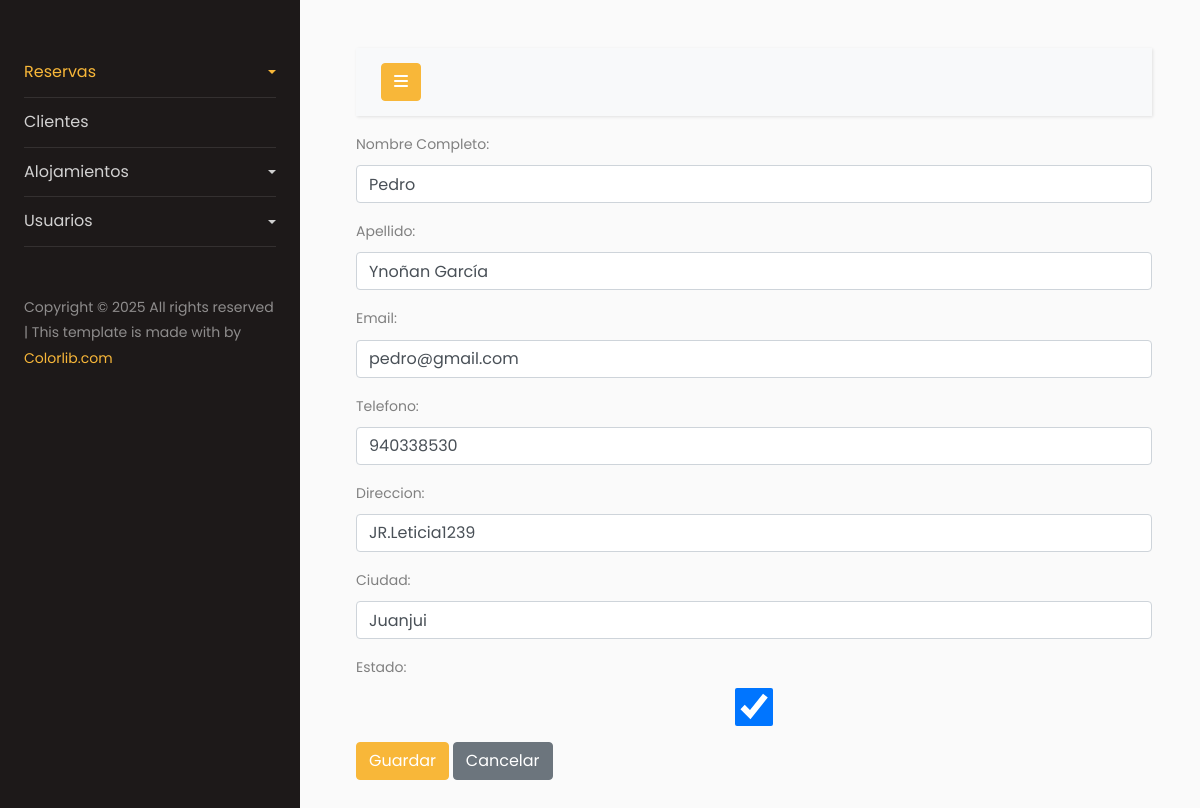
The app's page /clientes/edit-cliente/2 (signed in), older data.
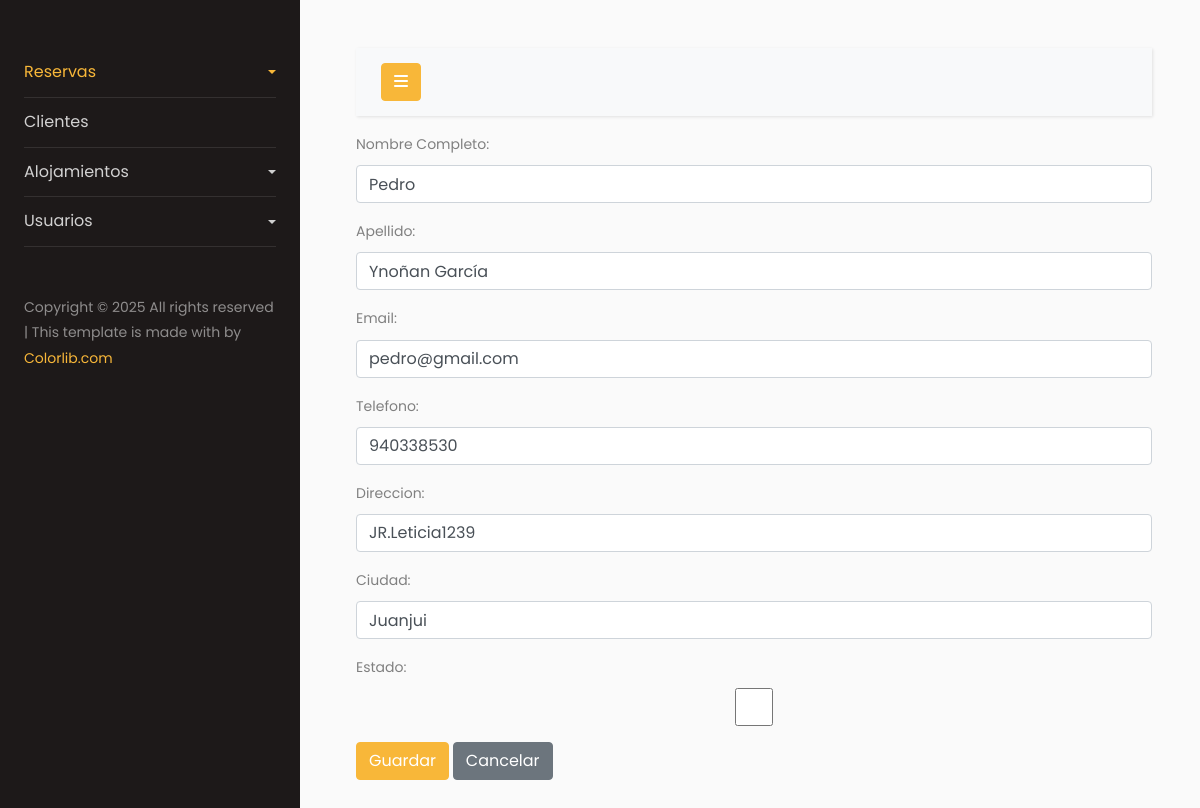
The same page, newer data.
### clientes/models.py (models this page shows, shortened)
class ModelsClientes(models.Model):
    name_customer = models.CharField(max_length=100, verbose_name='Nombre Completo')
    last_name_customer = models.CharField(max_length=100, verbose_name='Apellido')
    email_customer = models.EmailField(max_length=100, unique=True, verbose_name='Email')
    phone_customer = models.CharField(max_length=100, verbose_name='Telefono')
    address_customer = models.CharField(max_length=100, verbose_name='Direccion')
    city_customer = models.CharField(max_length=100, verbose_name='Ciudad')
    active_customer = models.BooleanField(verbose_name='Estado', default=True)
    date_create_customer = models.DateTimeField(auto_now_add=True, verbose_name='Fecha de creacion')
    class Meta:
        verbose_name = 'Cliente'
        verbose_name_plural = 'Clientes'
        db_table = 'clientes'

### clientes/views.py (the view)
# urls.py: path('edit-cliente/<int:pk>', UpdateClientes.as_view(), name='editar-cliente'),
class UpdateClientes(LoginRequiredMixin, UpdateView):
    model = ModelsClientes
    form_class = ClientesForm
    template_name = 'index-clientes-form.html'
    success_url = reverse_lazy('clientes:index-clientes')

### clientes/forms.py
class ClientesForm(ModelForm):
    class Meta:
        model = ModelsClientes
        fields = '__all__'
    def __init__(self, *args, **kwargs):
        super().__init__(*args, **kwargs)
        for field_name, field in self.fields.items():
            field.widget.attrs['class'] = 'form-control'

### clientes/templates/index-clientes-form.html (shortened to what this page needs)
{% extends 'index-intranet.html' %}
{% block content %}
<form action="" method="post">
    {{ form.as_p }}
    <button class="btn btn-primary" type="submit">Guardar</button>
    <a href="{% url 'clientes:index-clientes' %}" class="btn btn-secondary">Cancelar</a>
</form>
{% endblock %}

Row changes from the older to the newer data that the page shows:
changed ModelsClientes "Pedro": active_customer "☑" → "☐"
